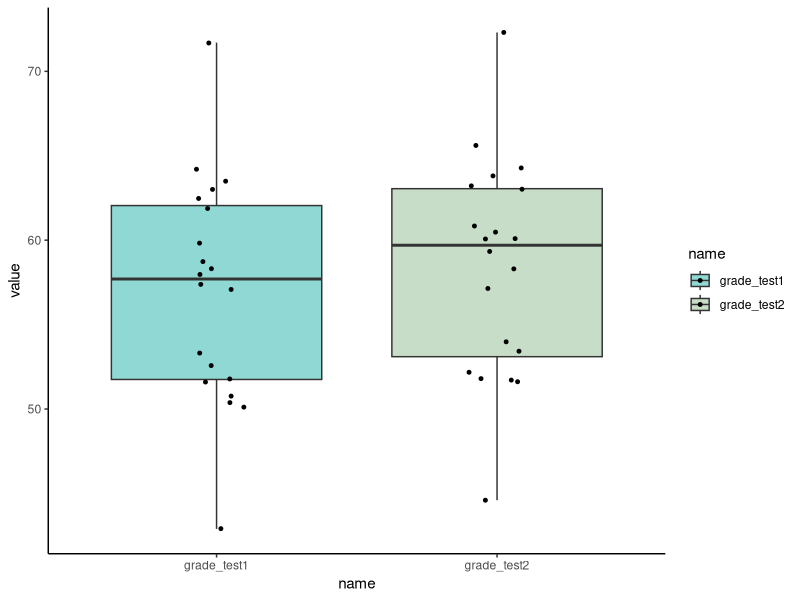
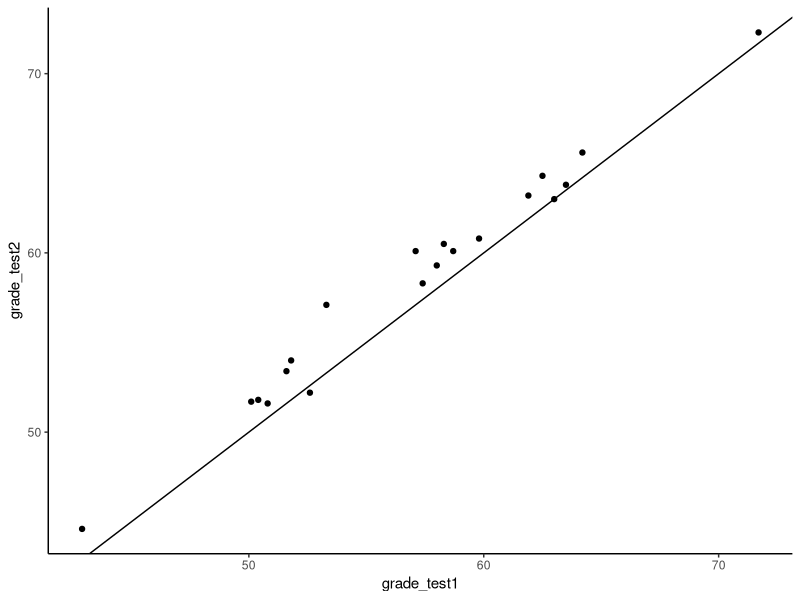
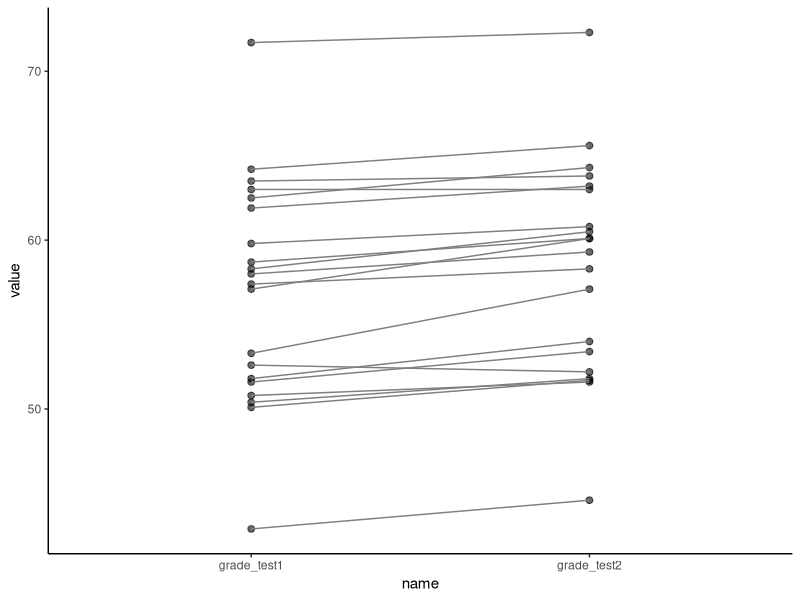
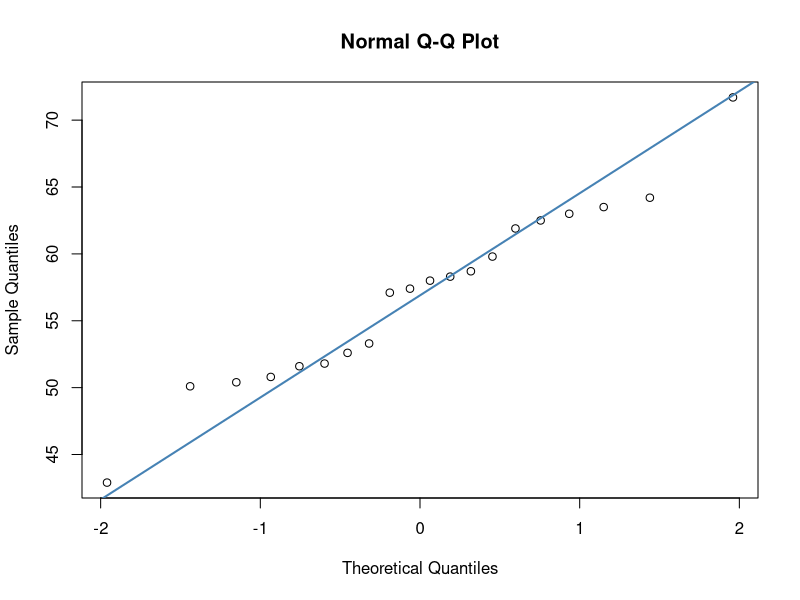
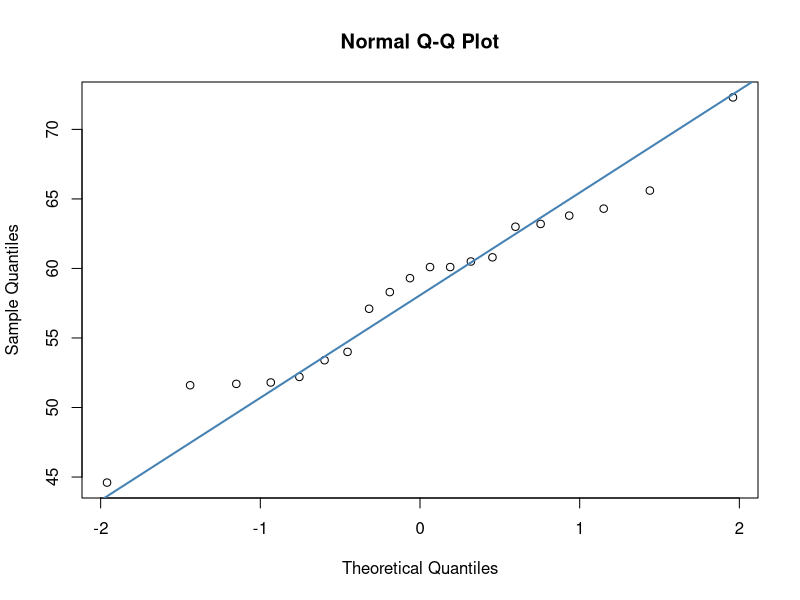
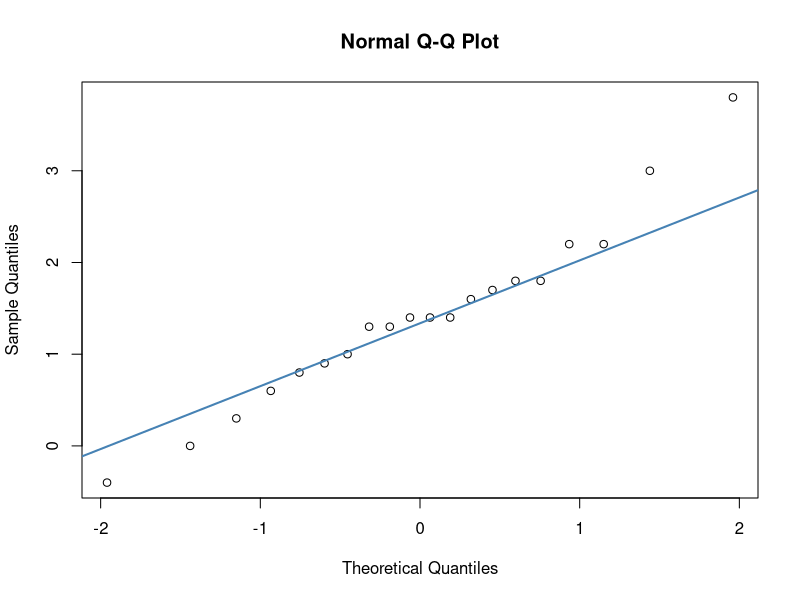
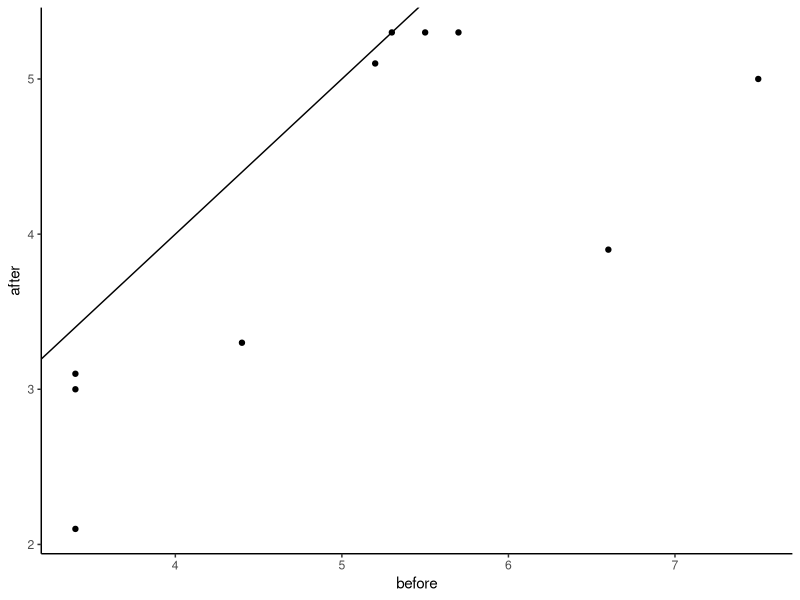

Source code (R) for these figures, in order:

### Comparing Means with Paired Data


# Paired Data are when you have 2 observations per individual

# e.g. may be a measurement that is 'before' and 'after' for same subject




### First let's look at and visualize Paired Data


library(tidyverse)


#### Read data

chico <- read_csv("data/chico.csv")
head(chico)

chico  # the two scores we're interested in are in separate columns at the moment
       # this is 'wide format' data


## We can summarize the data in each column with 'describe()'

library(psych)
describe(chico) #ignore the warnings


# This summarizes 'between group' differences - it doesn't show within subject changes...




### Visualizations ---

# traditional summaries of the data also struggle to show individual changes, only looking at the between group effects




### e.g. boxplot graph


# but first, to make the data into a format that we can plot in ggplot,
# we need to turn the data in long format

head(chico)



# need to reorder the data:

chico.long <- chico %>% pivot_longer(2:3) 

chico.long


# boxplot
ggplot(chico.long, aes(x=name, y=value, fill=name))+
  geom_boxplot(outlier.shape = NA, alpha=.5) +
  geom_jitter(width=.1, size=1) +
  theme_classic() +
  scale_fill_manual(values=c("lightseagreen","darkseagreen"))



### Better method is to do one of these two plots:

## Scatterplot
head(chico)

ggplot(chico, aes(x=grade_test1, y=grade_test2)) +
  geom_point() +
  theme_classic()+
  geom_abline(intercept =0 , slope = 1)


## Slope Graph
head(chico.long)

ggplot(chico.long, aes(x=name, y=value, group=id))+
  geom_point(alpha=.6, size=2)+
  geom_line(color="gray50")+
  theme_classic()




### Fundamentally, what a 'paired t-test' cares about are the differences in scores


## First, let's run the paired t-test command in R, then we'll break down what's going on (in another video):


t.test(chico$grade_test1, chico$grade_test2, paired=T)  # this is 2-tailed

t.test(chico$grade_test2, chico$grade_test1, paired=T)  # the only thing that changes is the sign of t


t.test(chico$grade_test2, chico$grade_test1, paired=T, alternative = "greater")  # this is 1-tailed



## The major assumption of the test is that your data are normal:

shapiro.test(chico$grade_test1)

shapiro.test(chico$grade_test2)


# you could also do QQ plots...

qqnorm(chico$grade_test1)
qqline(chico$grade_test1, col = "steelblue", lwd = 2) # hmm, not great.

qqnorm(chico$grade_test2)
qqline(chico$grade_test2, col = "steelblue", lwd = 2) # hmm, not great.



## In actual fact, what the paired t-test is doing is working on difference scores,
# so really, we need those to be approximately normally distributed:


# Calculate the difference between the two tests per subject:

chico$improvement <- chico$grade_test2 - chico$grade_test1 
head(chico)
chico

# descriptives of the difference scores
mean(chico$improvement)
sd(chico$improvement)


# check normality of difference scores
qqnorm(chico$improvement)
qqline(chico$improvement, col = "steelblue", lwd = 2) # bit better

shapiro.test(chico$improvement)







### Calculating effect sizes

# With a paired t-test, we calculate Cohen's d
# by dividing the mean difference score by the SD in difference scores



# Effect Size is equal to:
mean(chico$improvement) / sd(chico$improvement)  # 1.45






##### Try For Yourself Examples ----------------

# take a look at these before and after scores

ba <- read_csv("data/beforeafter.csv")

head(ba)

# make a scatterplot with the x being 'before' and y being 'after'
ggplot(ba, aes(x=before, y=after)) +
  geom_point() +
  theme_classic()+
  geom_abline(intercept =0 , slope = 1)


# run a Shapiro test on the before and after columns to check normality

shapiro.test(ba$before)
shapiro.test(ba$after)

# create a difference column for the difference between before and after

ba$difference <- ba$before - ba$after

head(ba)


# run a Shapiro test on the difference column

shapiro.test(ba$difference)


# run a paired t-test to determine if there is a difference in scores 
# between the before and after columns

t.test(ba$before, ba$after, paired = T)

# what is the CI?